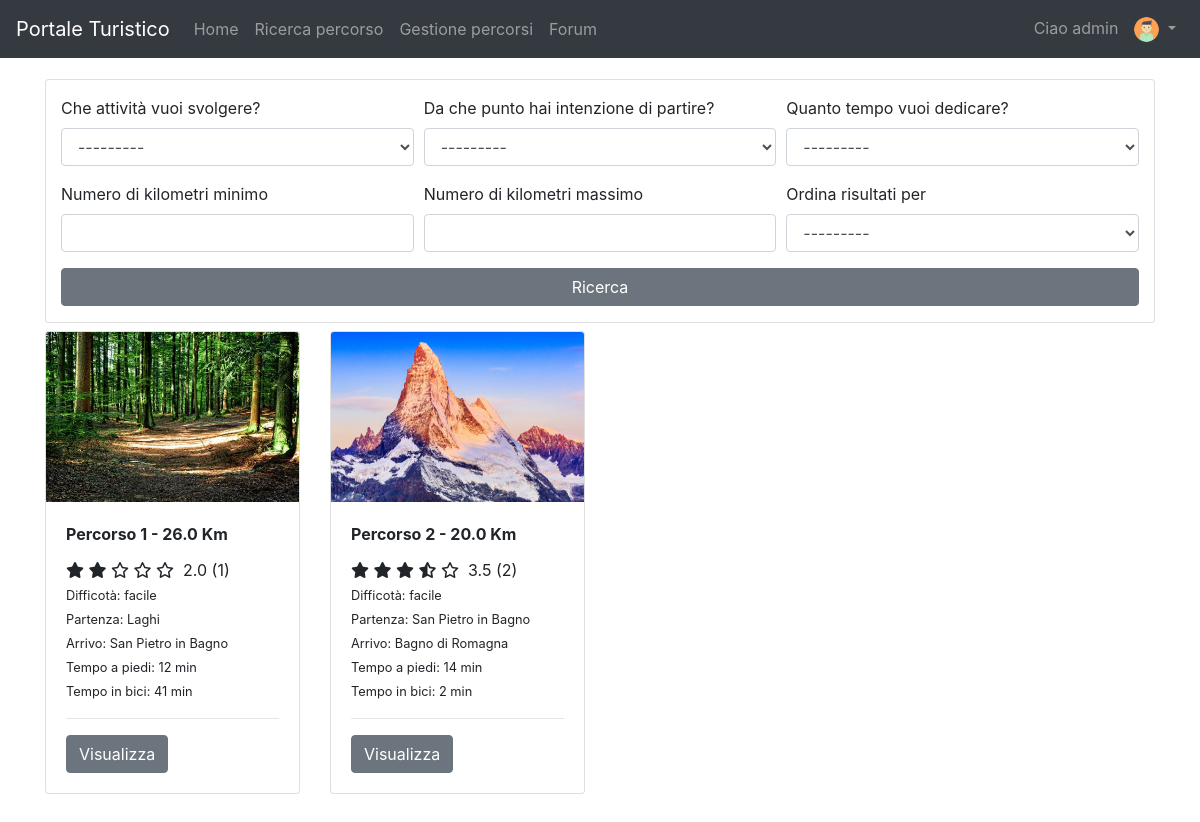
The app's page /path/search/ (signed in) with its own data.
### pathManagement/models.py (models this page shows, shortened)
class Path(models.Model):
    activityChoices = (
        ('relax', 'Relax'),
        ('didattica', 'Didattica'),
        ('esplorazione', 'Esplorazione'),
        ('escursionismo', 'Escursionismo'),
    )
    locationChoices = (
        ('bagnodiromagna', 'Bagno di Romagna'),
        ('sanpietroinbagno', 'San Pietro in Bagno'),
        ('acquapartita', 'Acquapartita'),
        ('laghi', 'Laghi'),
        ('alfero', 'Alfero'),
    )
    difficultyChoices = (
        ('facile', 'Facile'),
        ('medio', 'Medio'),
        ('difficile', 'Difficile'),
    )
    contextChoices = (
        ('collinare', 'Collinare'),
        ('urbano', 'Urbano'),
        ('fluviale', 'Fluviale'),
        ('boschivo', 'Boschivo'),
        ('laghi', 'Laghi'),
    )
    transportChoices = (
        ('automobile', 'Automobile'),
        ('bicidacittà', 'Bici da città'),
        ('piedi', 'Piedi'),
        ('mountainbike', 'Mountain bike'),
    )
    audienceChoices = (
        ('famiglia', 'Famiglia'),
        ('gruppi', 'Gruppi'),
        ('coppie', 'Coppie'),
        ('mobilitàridotta', 'Mobilità ridotta'),
        ('escursionisti', 'Escursionisti'),
        ('sportivi', 'Sportivi'),
    )
    id = models.PositiveIntegerField(primary_key=True)
    activity = models.CharField(max_length=30, choices=activityChoices)
    start = models.CharField(max_length=30, choices=locationChoices)
    end = models.CharField(max_length=30, choices=locationChoices)
    gradient = models.IntegerField()
    walkTime = models.PositiveIntegerField()
    bikeTime = models.PositiveIntegerField(blank=True, default=0)
    carriageablePath = models.FloatField(blank=True, default=0, validators=[MinValueValidator(0)])
    nonCarriageablePath = models.FloatField(blank=True, default=0, validators=[MinValueValidator(0)])
    totalKilometers = models.FloatField(editable=False, blank=True, default='0')
    difficulty = models.CharField(max_length=30, choices=difficultyChoices)
    difficultyImage = models.ImageField(blank=False, upload_to=user_directory_path)
    context = MultiSelectField(choices=contextChoices)
    contextImage = models.ImageField(blank=False, upload_to=user_directory_path)
    transport = MultiSelectField(choices=transportChoices)
    transportImage = models.ImageField(blank=False, upload_to=user_directory_path)
    audience = MultiSelectField(choices=audienceChoices)
    audienceImage = models.ImageField(blank=False, upload_to=user_directory_path)
    path = models.ImageField(blank=False, upload_to=user_directory_path)
    cover = models.ImageField(blank=False, upload_to=user_directory_path)
    class Meta:
        ordering = ['id']

### pathManagement/views.py (the view)
# urls.py: path('search/', searchPath, name='searchPath'),
def searchPath(request):
    km_max = request.GET.get('km_max')
    km_min = request.GET.get('km_min')
    path_list = Path.objects.all()
    if km_max and float(km_max) <= 0:
        messages.error(request, "Valore di km massimo non accettato")
        path_list = Path.objects.none()
    if km_min and float(km_min) <= 0:
        messages.error(request, "Valore di km minimo non accettato")
        path_list = Path.objects.none()
    if km_min and km_max:
        if float(km_min) > float(km_max):
            messages.error(request, "I kilometri minimi non possono essere maggiori dei kilometri massimi!")
            path_list = Path.objects.none()
    path_filter = PathFilter(request.GET, queryset=path_list)
    dict_num_review = {}
    review = {}
    for path in path_filter.qs:
        review[path.pk] = 0
        val = Review.objects.filter(path=path).values('valuation')
        iteration = val.count()
        dict_num_review[path.pk] = iteration
        for i in val:
            review[path.pk] = review[path.pk] + i['valuation'] / iteration
    return render(request, 'searchPath.html', {'filter': path_filter, 'review': review, 'num_review': dict_num_review})

### pathManagement/templates/searchPath.html (shortened to what this page needs)
{% extends 'base.html' %}
{% load crispy_forms_tags %}
{% load mathfilters %}
{% block slideshow %}
    <div class="container py-4">
        <div class="card py-3">
            <div class="col-md-12">
                <form method="get">
                    <div class="form-row">
                        <div class="form-group col-md mb-0">
                            {{ filter.form.activity|as_crispy_field }}
                        </div>
                        <div class="form-group col-md mb-0">
                            {{ filter.form.start|as_crispy_field }}
                        </div>
                        <div class="form-group col-md mb-0">
                            {{ filter.form.end_time|as_crispy_field }}
                        </div>
                    </div>
                    <div class="form-row">
                        <div class="form-group col-md mb-0">
                            {{ filter.form.km_min|as_crispy_field }}
                        </div>
                        <div class="form-group col-md mb-0">
                            {{ filter.form.km_max|as_crispy_field }}
                        </div>
                        <div class="form-group col-md mb-0">
                            {{ filter.form.ordering|as_crispy_field }}
                        </div>
                    </div>
                    <button class="btn btn-secondary btn-rounded btn-block z-depth-0" type="submit">
                        Ricerca
                    </button>
                </form>
            </div>
        </div>
        <div class="row row-cols-1 row-cols-sm-2 row-cols-md-2 row-cols-lg-3 row-cols-xl-4 py-2">
            {% for path in filter.qs %}
                <div class="col mb-4">
                    <div class="card-deck">
                        <div class="card">
                            <img class="card-img-top" src="{{ path.cover.url }}" alt="Card image cap" width="100%"
                                 height="170px">
                            <div class="card-body">
                                <p class="card-title"><b>Percorso {{ path.id }} - {{ path.totalKilometers }} Km</b></p>
                                <ul class="list-unstyled list-inline rating mb-0">
                                    <span id='stars-{{ path.id }}'></span>
                                    <li class="list-inline-item">
                                        {% for key,value in review.items %}
                                            {% if key == path.id %}
                                                {% for num_path, num in num_review.items %}
                                                    {% if num_path == path.id%}
                                                        {{ value|floatformat:1 }} ({{ num }})
                                                    {% endif %}
                                                {% endfor %}
                                            {% endif %}
                                        {% endfor %}
                                    </li>
                                </ul>
                                <small>
                                    Difficotà: {{ path.difficulty }}<br>
                                    Partenza: {{ path.get_start_display }}<br>
                                    Arrivo: {{ path.get_end_display }}<br>
                                    Tempo a piedi:
                                    {% if path.walkTime|intdiv:60 == 0 %}
                                        {{ path.walkTime|mod:60 }} min
                                    {% else %}
                                        {{ path.walkTime|intdiv:60 }}:{{ path.walkTime|mod:60 }} h
                                    {% endif %}
                                    <br>
                                    Tempo in bici:
                                    {% if path.bikeTime|intdiv:60 == 0 %}
                                        {{ path.bikeTime|mod:60 }} min
                                    {% else %}
                                        {{ path.bikeTime|intdiv:60 }}:{{ path.bikeTime|mod:60 }} h
                                    {% endif %}
                                </small><br>
                                <hr/>
                                <a class="btn btn-secondary" type="submit" role="button"
                                   href="{% url 'detailPath' path.id %}">Visualizza
                                </a>
                            </div>
                        </div>
                    </div>
                </div>
            {% endfor %}
        </div>
    </div>
{% endblock %}

### templates/base.html (shortened to what this page needs)
{% load static %}
<!doctype html>
<html lang="en">
<head>
    <link rel="stylesheet" href="https://stackpath.bootstrapcdn.com/bootstrap/4.5.0/css/bootstrap.min.css"
>
    <link rel="stylesheet" href="https://cdnjs.cloudflare.com/ajax/libs/font-awesome/4.7.0/css/font-awesome.min.css">
    <link rel="stylesheet" href="https://unpkg.com/bootstrap-table@1.16.0/dist/bootstrap-table.min.css">
    <link rel="stylesheet" href="{% static 'css/style.css' %}">
</head>
<body>
<header>
    <nav class="navbar navbar-expand-md navbar-dark fixed-top bg-dark">
        <a class="navbar-brand" href="{% url 'homepage' %}">Portale Turistico</a>
        <div class="collapse navbar-collapse" id="navbarNav">
            <ul class="navbar-nav">
                <li class="nav-item">
                    <a class="nav-link" href="{% url 'homepage' %}">Home <span class="sr-only">(current)</span></a>
                </li>
                <li class="nav-item">
                    <a class="nav-link" href="{% url 'searchPath' %}">Ricerca percorso</a>
                </li>
                {% if request.user.is_staff %}
                    <li class="nav-item">
                        <a class="nav-link" href="{% url 'showPath' %}">Gestione percorsi</a>
                    </li>
                {% endif %}
                <li class="nav-item">
                    <a class="nav-link" href="{% url 'mainPageCategory' %}">Forum</a>
                </li>
            </ul>
            {% if not user.is_authenticated %}
                <ul class="navbar-nav ml-auto">
                    <li class="nav-item">
                        <a class="nav-link" href="{% url 'login' %}">Accedi</a>
                    </li>
                    <li class="nav-item">
                        <a class="nav-link" href="{% url 'registration' %}">Registrati</a>
                    </li>
                </ul>
            {% else %}
                <ul class="navbar-nav ml-auto">
                    <li class="nav-link">Ciao {{ user.username }} </li>
                    <li class="nav-item dropdown">
                        <a class="nav-link dropdown-toggle" href="#" id="navbarDropdown" role="button"
                           data-toggle="dropdown" aria-haspopup="true" aria-expanded="false">
                            <img class="rounded-circle" width="25" height="25" src="{{ user.profile.avatar.url }}">
                        </a>
                    </li>
                </ul>
            {% endif %}
        </div>
    </nav>
    {% block slideshow %}{% endblock %}
</header>
<main class="py-5">
</main>
</body>
</html>

### static/css/style.css (style rules this page uses)
body { padding-top: 55px; height: 100%; position: relative; }
html, header, .view { height: 100%; }

### records on screen
Path: cover (picture), id "1", totalKilometers "26.0", num_review "2.0", num_review "1", difficulty "facile", start "Laghi", end "San Pietro in Bagno", walkTime|mod "12", bikeTime|mod "41"
Path: cover (picture), id "2", totalKilometers "20.0", num_review "3.5", num_review "2", difficulty "facile", start "San Pietro in Bagno", end "Bagno di Romagna", walkTime|mod "14", bikeTime|mod "2"

### other values on screen
{{ user.username }} "admin"
